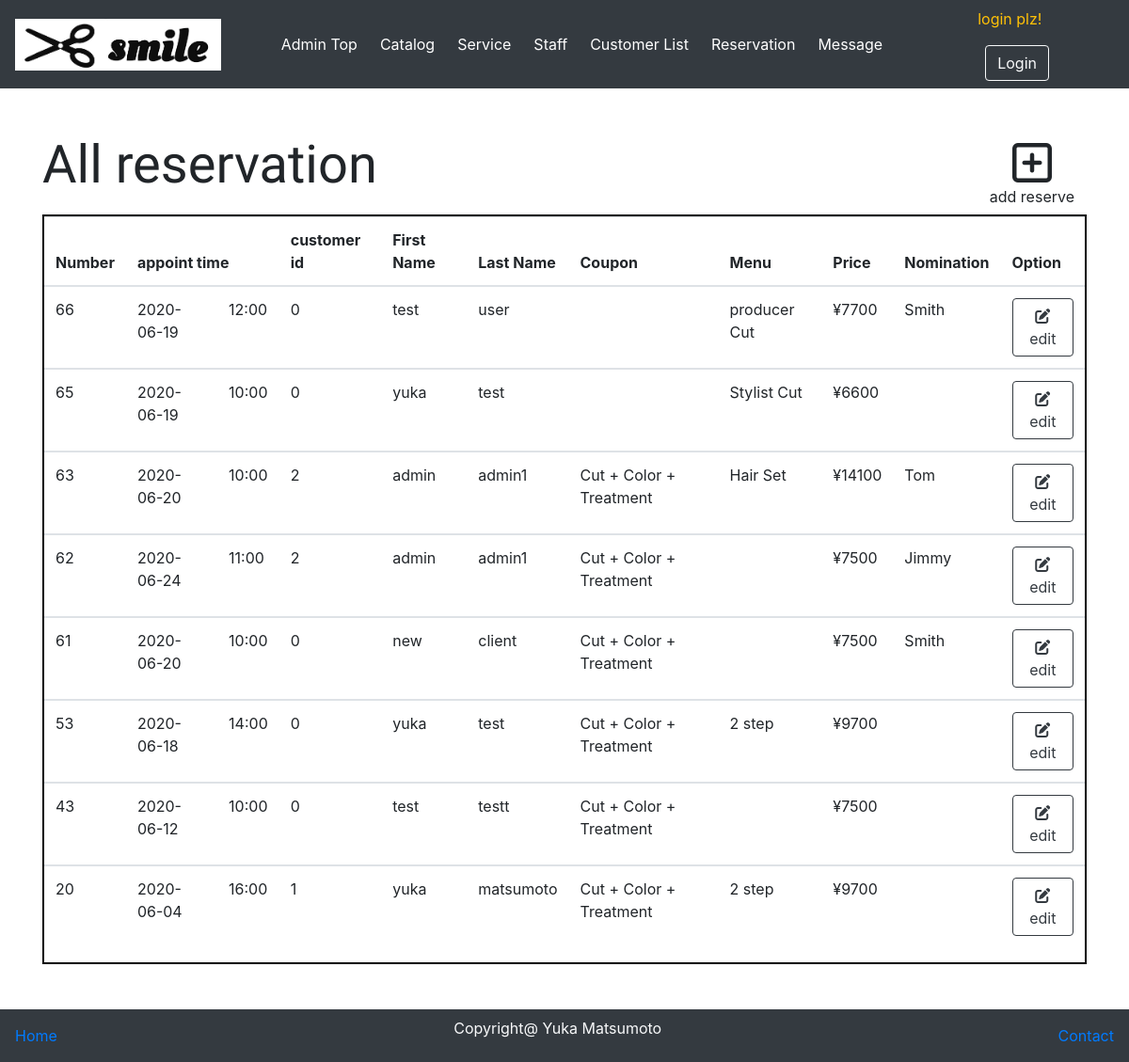
Before: /reservation.php with the older database file.
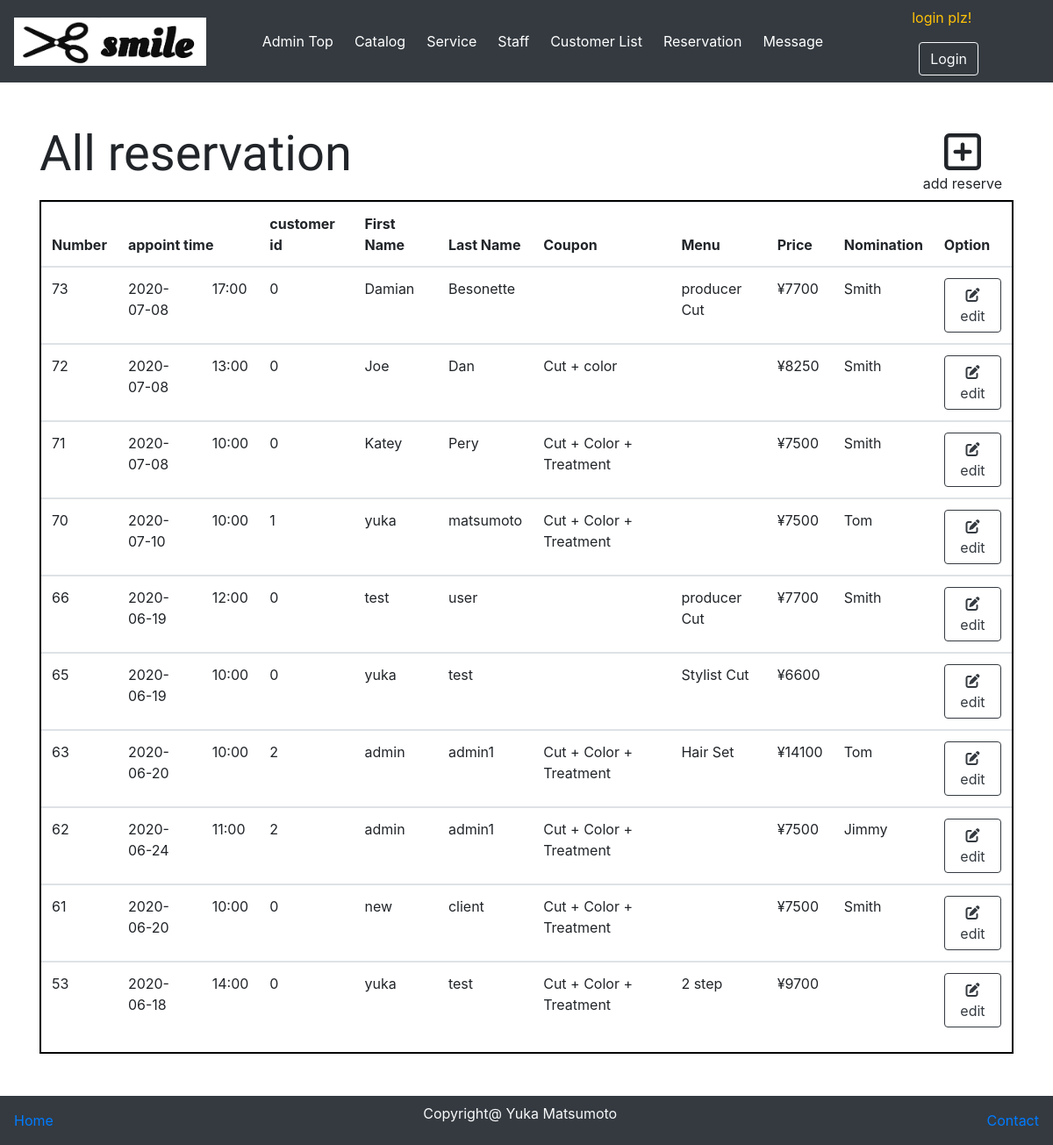
After: the same page with the newer database file.
### tables this page shows
CREATE TABLE `reservation` (
  `reserve_id` int(11) NOT NULL,
  `reserve_date` date NOT NULL,
  `reserve_hour` varchar(10) NOT NULL,
  `fname` varchar(100) NOT NULL,
  `lname` varchar(100) NOT NULL,
  `c_id` int(11) NOT NULL,
  `order_menu` varchar(100) NOT NULL,
  `add_menu` varchar(100) DEFAULT NULL,
  `nomination` varchar(100) NOT NULL,
  `total_price` varchar(100) NOT NULL
);

CREATE TABLE `service` (
  `service_id` int(11) NOT NULL,
  `service_name` varchar(30) NOT NULL,
  `price` int(11) NOT NULL
);

CREATE TABLE `coupon` (
  `coupon_id` int(11) NOT NULL,
  `coupon_name` varchar(100) NOT NULL,
  `coupon_price` int(11) NOT NULL
);

### classes/connection.php (called while the page is built, shortened)
<?php
class Connection{
    private $servername="localhost";
    private $username ="root";
    private $password ="root";
    private $db_name ="hairsalon";
    function __construct(){
        $this->conn = new mysqli($this->servername,$this->username,$this->password,$this->db_name);
        if($this->conn->connect_error){
            die('error connection to database'.$this->conn->connect_error);
        }else{
            return $this->conn;
        }
    }
}
?>

### hairsalonAction.php (called while the page is built, shortened)
<?php
include 'classes/Hairsalon.php';
$Hairsalon= new Hairsalon;
?>

### classes/Hairsalon.php (called while the page is built, shortened)
<?php
include 'connection.php';
class Hairsalon extends Connection{
function getSelectServiceID($selected_sID){
    $sql="select * FROM service WHERE service_id ='$selected_sID'";
    $result=$this->conn->query($sql);
    if($result ==FALSE){
        die('can not get service id'.$this->conn->connect_error);
    }else{
        return $result->fetch_assoc();
    }
}
function getSelectCouponID($selected_cID){
    $sql="select * FROM coupon WHERE coupon_id ='$selected_cID'";
    $result=$this->conn->query($sql);
    if($result ==FALSE){
        die('can not get coupon id'.$this->conn->connect_error);
    }else{
        return $result->fetch_assoc();
    }
}
function displayReservation(){
    $sql ="SELECT * FROM reservation ORDER BY reserve_id DESC";
    $result = $this->conn->query($sql);
    if($result->num_rows>0){
        while($rows =$result->fetch_assoc()){
            $row[]=$rows;
        }
        return $row;
    }else{
        return FALSE;
    }
}
}
?>

### reservation.php (the view, shortened to what this page needs)
<?php
    include 'adminMenu.php';
    $ReservationList = $Hairsalon->displayReservation();
?>
<!doctype html>
<html lang="en">
  <head>
    <link rel="stylesheet" href="https://stackpath.bootstrapcdn.com/bootstrap/4.3.1/css/bootstrap.min.css">
  </head>
  <body>
    <div class="container mb-0" id="main">
      <div class="row mt-5">
        <div class="col-lg-9">
          <h3 class="display-4">All reservation</h3>
        </div>
        <div class="col-lg-3">
          <a href="reserve_by_admin.php" class="btn float-right"><i class="far fa-plus-square fa-3x"></i><br>add reserve</a>
        </div>
      </div>
      <div id="table">
        <table class="table table-hover">
          <thead>
            <tr>
              <th>Number</th>
              <th colspan="2">appoint time</th>
              <th>customer id</th>
              <th>First Name</th>
              <th>Last Name</th>
              <th>Coupon</th>
              <th>Menu</th>
              <th>Price</th>
              <th>Nomination</th>
              <th>Option</th>
            </tr>
          </thead>
          <?php
            foreach($ReservationList as $row ){
                $reserveID=$row['reserve_id'];
                echo"<tbody id=''>";
                  echo "<td>".$row['reserve_id']."</td>";
                  echo "<td>".$row['reserve_date']."</td>";
                  echo "<td>".$row['reserve_hour']."</td>";
                  echo "<td>".$row['c_id']."</td>";
                  echo "<td>".$row['fname']."</td>";
                  echo "<td>".$row['lname']."</td>";
                  echo "<td>";
                            $selected_cID=$row['order_menu'];
                            $Selected_coupon =$Hairsalon->getSelectCouponID($selected_cID);
                            echo $Selected_coupon['coupon_name'];
                  echo "</td>";
                  echo "<td>";
                            $selected_sID=$row['add_menu'];
                            $selected_service=$Hairsalon->getSelectServiceID($selected_sID);
                            echo $selected_service['service_name'];
                  echo "</td>";
                  echo "<td>¥".$row['total_price']."</td>";
                  echo "<td>".$row['nomination']."</td>";
                  echo "<td><a href='editReservation.php?reserve_id=$reserveID' role='button' class='btn btn-outline-dark'><i class='fas fa-edit'></i> edit</a></td>";
                echo "</tbody>";
              }
            ?>
        </table>
      </div>
    </div>
    <nav class="nav navbar bg-dark mt-5" id="footer">
      <a href="dashboard.php" >Home</a>
      <p class="text-light">Copyright@ Yuka Matsumoto</p>
      <a href="contactpage.php">Contact</a>
    </nav>
  </body>
</html>

Changed rows visible on the page:
removed reservation: reserve_id "43", reserve_date "2020-06-12", reserve_hour "10:00", c "0", fname "test", lname "testt", coupon.coupon_name "Cut + Color + Treatment", total_price "7500"
removed reservation: reserve_id "20", reserve_date "2020-06-04", reserve_hour "16:00", c "1", fname "yuka", lname "matsumoto", coupon.coupon_name "Cut + Color + Treatment", service.service_name "2 step", total_price "9700"
added reservation: reserve_id "73", reserve_date "2020-07-08", reserve_hour "17:00", c "0", fname "Damian", lname "Besonette", service.service_name "producer Cut", total_price "7700", nomination "Smith"
added reservation: reserve_id "72", reserve_date "2020-07-08", reserve_hour "13:00", c "0", fname "Joe", lname "Dan", coupon.coupon_name "Cut + color", total_price "8250", nomination "Smith"
added reservation: reserve_id "71", reserve_date "2020-07-08", reserve_hour "10:00", c "0", fname "Katey", lname "Pery", coupon.coupon_name "Cut + Color + Treatment", total_price "7500", nomination "Smith"
added reservation: reserve_id "70", reserve_date "2020-07-10", reserve_hour "10:00", c "1", fname "yuka", lname "matsumoto", coupon.coupon_name "Cut + Color + Treatment", total_price "7500", nomination "Tom"
